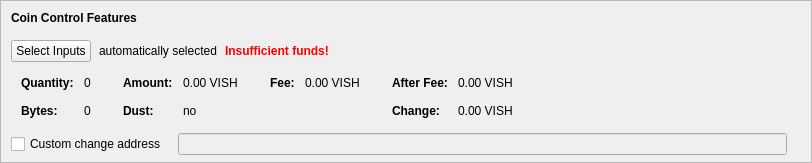
    <widget class="QFrame" name="frameCoinControl">
     <property name="sizePolicy">
      <sizepolicy hsizetype="Expanding" vsizetype="Expanding">
       <horstretch>0</horstretch>
       <verstretch>0</verstretch>
      </sizepolicy>
     </property>
     <property name="maximumSize">
      <size>
       <width>16777215</width>
       <height>16777215</height>
      </size>
     </property>
     <property name="frameShape">
      <enum>QFrame::StyledPanel</enum>
     </property>
     <property name="frameShadow">
      <enum>QFrame::Sunken</enum>
     </property>
     <layout class="QVBoxLayout" name="verticalLayoutCoinControl2">
      <property name="spacing">
       <number>0</number>
      </property>
      <property name="leftMargin">
       <number>0</number>
      </property>
      <property name="topMargin">
       <number>0</number>
      </property>
      <property name="rightMargin">
       <number>0</number>
      </property>
      <property name="bottomMargin">
       <number>6</number>
      </property>
      <item>
       <layout class="QVBoxLayout" name="verticalLayoutCoinControl" stretch="0,0,0,0,1">
        <property name="spacing">
         <number>0</number>
        </property>
        <property name="leftMargin">
         <number>10</number>
        </property>
        <property name="topMargin">
         <number>10</number>
        </property>
        <item>
         <layout class="QHBoxLayout" name="horizontalLayoutCoinControl1">
          <property name="bottomMargin">
           <number>15</number>
          </property>
          <item>
           <widget class="QLabel" name="labelCoinControlFeatures">
            <property name="sizePolicy">
             <sizepolicy hsizetype="Preferred" vsizetype="Maximum">
              <horstretch>0</horstretch>
              <verstretch>0</verstretch>
             </sizepolicy>
            </property>
            <property name="font">
             <font>
              <weight>75</weight>
              <bold>true</bold>
             </font>
            </property>
            <property name="styleSheet">
             <string notr="true">font-weight:bold;</string>
            </property>
            <property name="text">
             <string>Coin Control Features</string>
            </property>
           </widget>
          </item>
         </layout>
        </item>
        <item>
         <layout class="QHBoxLayout" name="horizontalLayoutCoinControl2" stretch="0,0,0,0">
          <property name="spacing">
           <number>8</number>
          </property>
          <property name="bottomMargin">
           <number>10</number>
          </property>
          <item>
           <widget class="QPushButton" name="pushButtonCoinControl">
            <property name="styleSheet">
             <string notr="true"/>
            </property>
            <property name="text">
             <string>Select Inputs</string>
            </property>
            <property name="autoDefault">
             <bool>false</bool>
            </property>
           </widget>
          </item>
          <item>
           <widget class="QLabel" name="labelCoinControlAutomaticallySelected">
            <property name="text">
             <string>automatically selected</string>
            </property>
            <property name="margin">
             <number>5</number>
            </property>
           </widget>
          </item>
          <item>
           <widget class="QLabel" name="labelCoinControlInsuffFunds">
            <property name="font">
             <font>
              <weight>75</weight>
              <bold>true</bold>
             </font>
            </property>
            <property name="styleSheet">
             <string notr="true">color:red;font-weight:bold;</string>
            </property>
            <property name="text">
             <string>Insufficient funds!</string>
            </property>
            <property name="margin">
             <number>5</number>
            </property>
           </widget>
          </item>
          <item>
           <spacer name="horizontalSpacerCoinControl">
            <property name="orientation">
             <enum>Qt::Horizontal</enum>
            </property>
            <property name="sizeHint" stdset="0">
             <size>
              <width>40</width>
              <height>1</height>
             </size>
            </property>
           </spacer>
          </item>
         </layout>
        </item>
        <item>
         <widget class="QWidget" name="widgetCoinControl" native="true">
          <property name="sizePolicy">
           <sizepolicy hsizetype="Preferred" vsizetype="Preferred">
            <horstretch>0</horstretch>
            <verstretch>0</verstretch>
           </sizepolicy>
          </property>
          <property name="minimumSize">
           <size>
            <width>0</width>
            <height>0</height>
           </size>
          </property>
          <property name="styleSheet">
           <string notr="true"/>
          </property>
          <layout class="QHBoxLayout" name="horizontalLayoutCoinControl5">
           <property name="leftMargin">
            <number>0</number>
           </property>
           <property name="topMargin">
            <number>0</number>
           </property>
           <property name="rightMargin">
            <number>0</number>
           </property>
           <property name="bottomMargin">
            <number>0</number>
           </property>
           <item>
            <layout class="QHBoxLayout" name="horizontalLayoutCoinControl3" stretch="0,0,0,1">
             <property name="spacing">
              <number>20</number>
             </property>
             <property name="topMargin">
              <number>0</number>
             </property>
             <property name="bottomMargin">
              <number>10</number>
             </property>
             <item>
              <layout class="QFormLayout" name="formLayoutCoinControl1">
               <property name="horizontalSpacing">
                <number>10</number>
               </property>
               <property name="verticalSpacing">
                <number>14</number>
               </property>
               <property name="leftMargin">
                <number>10</number>
               </property>
               <property name="topMargin">
                <number>4</number>
               </property>
               <property name="rightMargin">
                <number>6</number>
               </property>
               <item row="0" column="0">
                <widget class="QLabel" name="labelCoinControlQuantityText">
                 <property name="font">
                  <font>
                   <weight>75</weight>
                   <bold>true</bold>
                  </font>
                 </property>
                 <property name="text">
                  <string>Quantity:</string>
                 </property>
                 <property name="margin">
                  <number>0</number>
                 </property>
                </widget>
               </item>
               <item row="0" column="1">
                <widget class="QLabel" name="labelCoinControlQuantity">
                 <property name="cursor">
                  <cursorShape>IBeamCursor</cursorShape>
                 </property>
                 <property name="contextMenuPolicy">
                  <enum>Qt::ActionsContextMenu</enum>
                 </property>
                 <property name="text">
                  <string notr="true">0</string>
                 </property>
                 <property name="margin">
                  <number>0</number>
                 </property>
                 <property name="textInteractionFlags">
                  <set>Qt::LinksAccessibleByMouse|Qt::TextSelectableByKeyboard|Qt::TextSelectableByMouse</set>
                 </property>
                </widget>
               </item>
               <item row="1" column="0">
                <widget class="QLabel" name="labelCoinControlBytesText">
                 <property name="font">
                  <font>
                   <weight>75</weight>
                   <bold>true</bold>
                  </font>
                 </property>
                 <property name="text">
                  <string>Bytes:</string>
                 </property>
                </widget>
               </item>
               <item row="1" column="1">
                <widget class="QLabel" name="labelCoinControlBytes">
                 <property name="cursor">
                  <cursorShape>IBeamCursor</cursorShape>
                 </property>
                 <property name="contextMenuPolicy">
                  <enum>Qt::ActionsContextMenu</enum>
                 </property>
                 <property name="text">
                  <string notr="true">0</string>
                 </property>
                 <property name="textInteractionFlags">
                  <set>Qt::LinksAccessibleByMouse|Qt::TextSelectableByKeyboard|Qt::TextSelectableByMouse</set>
                 </property>
                </widget>
               </item>
              </layout>
             </item>
             <item>
              <layout class="QFormLayout" name="formLayoutCoinControl2">
               <property name="horizontalSpacing">
                <number>10</number>
               </property>
               <property name="verticalSpacing">
                <number>14</number>
               </property>
               <property name="leftMargin">
                <number>6</number>
               </property>
               <property name="topMargin">
                <number>4</number>
               </property>
               <property name="rightMargin">
                <number>6</number>
               </property>
               <item row="0" column="0">
                <widget class="QLabel" name="labelCoinControlAmountText">
                 <property name="font">
                  <font>
                   <weight>75</weight>
                   <bold>true</bold>
                  </font>
                 </property>
                 <property name="text">
                  <string>Amount:</string>
                 </property>
                 <property name="margin">
                  <number>0</number>
                 </property>
                </widget>
               </item>
               <item row="0" column="1">
                <widget class="QLabel" name="labelCoinControlAmount">
                 <property name="cursor">
                  <cursorShape>IBeamCursor</cursorShape>
                 </property>
                 <property name="contextMenuPolicy">
                  <enum>Qt::ActionsContextMenu</enum>
                 </property>
                 <property name="text">
                  <string notr="true">0.00 VISH</string>
                 </property>
                 <property name="textInteractionFlags">
                  <set>Qt::LinksAccessibleByMouse|Qt::TextSelectableByKeyboard|Qt::TextSelectableByMouse</set>
                 </property>
                </widget>
               </item>
               <item row="1" column="0">
                <widget class="QLabel" name="labelCoinControlLowOutputText">
                 <property name="font">
                  <font>
                   <weight>75</weight>
                   <bold>true</bold>
                  </font>
                 </property>
                 <property name="text">
                  <string>Dust:</string>
                 </property>
                </widget>
               </item>
               <item row="1" column="1">
                <widget class="QLabel" name="labelCoinControlLowOutput">
                 <property name="cursor">
                  <cursorShape>IBeamCursor</cursorShape>
                 </property>
                 <property name="contextMenuPolicy">
                  <enum>Qt::ActionsContextMenu</enum>
                 </property>
                 <property name="text">
                  <string notr="true">no</string>
                 </property>
                 <property name="textInteractionFlags">
                  <set>Qt::LinksAccessibleByMouse|Qt::TextSelectableByKeyboard|Qt::TextSelectableByMouse</set>
                 </property>
                </widget>
               </item>
              </layout>
             </item>
             <item>
              <layout class="QFormLayout" name="formLayoutCoinControl3">
               <property name="horizontalSpacing">
                <number>10</number>
               </property>
               <property name="verticalSpacing">
                <number>14</number>
               </property>
               <property name="leftMargin">
                <number>6</number>
               </property>
               <property name="topMargin">
                <number>4</number>
               </property>
               <property name="rightMargin">
                <number>6</number>
               </property>
               <item row="0" column="0">
                <widget class="QLabel" name="labelCoinControlFeeText">
                 <property name="font">
                  <font>
                   <weight>75</weight>
                   <bold>true</bold>
                  </font>
                 </property>
                 <property name="text">
                  <string>Fee:</string>
                 </property>
                 <property name="margin">
                  <number>0</number>
                 </property>
                </widget>
               </item>
               <item row="0" column="1">
                <widget class="QLabel" name="labelCoinControlFee">
                 <property name="cursor">
                  <cursorShape>IBeamCursor</cursorShape>
                 </property>
                 <property name="contextMenuPolicy">
                  <enum>Qt::ActionsContextMenu</enum>
                 </property>
                 <property name="text">
                  <string notr="true">0.00 VISH</string>
                 </property>
                 <property name="textInteractionFlags">
                  <set>Qt::LinksAccessibleByMouse|Qt::TextSelectableByKeyboard|Qt::TextSelectableByMouse</set>
                 </property>
                </widget>
               </item>
             </layout>
             </item>
             <item>
              <layout class="QFormLayout" name="formLayoutCoinControl4">
               <property name="horizontalSpacing">
                <number>10</number>
               </property>
               <property name="verticalSpacing">
                <number>14</number>
               </property>
               <property name="leftMargin">
                <number>6</number>
               </property>
               <property name="topMargin">
                <number>4</number>
               </property>
               <property name="rightMargin">
                <number>6</number>
               </property>
               <item row="0" column="0">
                <widget class="QLabel" name="labelCoinControlAfterFeeText">
                 <property name="font">
                  <font>
                   <weight>75</weight>
                   <bold>true</bold>
                  </font>
                 </property>
                 <property name="text">
                  <string>After Fee:</string>
                 </property>
                 <property name="margin">
                  <number>0</number>
                 </property>
                </widget>
               </item>
               <item row="0" column="1">
                <widget class="QLabel" name="labelCoinControlAfterFee">
                 <property name="cursor">
                  <cursorShape>IBeamCursor</cursorShape>
                 </property>
                 <property name="contextMenuPolicy">
                  <enum>Qt::ActionsContextMenu</enum>
                 </property>
                 <property name="text">
                  <string notr="true">0.00 VISH</string>
                 </property>
                 <property name="textInteractionFlags">
                  <set>Qt::LinksAccessibleByMouse|Qt::TextSelectableByKeyboard|Qt::TextSelectableByMouse</set>
                 </property>
                </widget>
               </item>
               <item row="1" column="0">
                <widget class="QLabel" name="labelCoinControlChangeText">
                 <property name="font">
                  <font>
                   <weight>75</weight>
                   <bold>true</bold>
                  </font>
                 </property>
                 <property name="text">
                  <string>Change:</string>
                 </property>
                </widget>
               </item>
               <item row="1" column="1">
                <widget class="QLabel" name="labelCoinControlChange">
                 <property name="cursor">
                  <cursorShape>IBeamCursor</cursorShape>
                 </property>
                 <property name="contextMenuPolicy">
                  <enum>Qt::ActionsContextMenu</enum>
                 </property>
                 <property name="text">
                  <string notr="true">0.00 VISH</string>
                 </property>
                 <property name="textInteractionFlags">
                  <set>Qt::LinksAccessibleByMouse|Qt::TextSelectableByKeyboard|Qt::TextSelectableByMouse</set>
                 </property>
                </widget>
               </item>
              </layout>
             </item>
            </layout>
           </item>
          </layout>
         </widget>
        </item>
        <item>
         <layout class="QHBoxLayout" name="horizontalLayoutCoinControl4" stretch="0,0,0">
          <property name="spacing">
           <number>12</number>
          </property>
          <property name="sizeConstraint">
           <enum>QLayout::SetDefaultConstraint</enum>
          </property>
          <property name="topMargin">
           <number>5</number>
          </property>
          <property name="rightMargin">
           <number>5</number>
          </property>
          <item>
           <widget class="QCheckBox" name="checkBoxCoinControlChange">
            <property name="toolTip">
             <string>If this is activated, but the change address is empty or invalid, change will be sent to a newly generated address.</string>
            </property>
            <property name="text">
             <string>Custom change address</string>
            </property>
           </widget>
          </item>
          <item>
           <widget class="QValidatedLineEdit" name="lineEditCoinControlChange">
            <property name="enabled">
             <bool>false</bool>
            </property>
            <property name="sizePolicy">
             <sizepolicy hsizetype="Expanding" vsizetype="Fixed">
              <horstretch>0</horstretch>
              <verstretch>0</verstretch>
             </sizepolicy>
            </property>
           </widget>
          </item>
          <item>
           <widget class="QLabel" name="labelCoinControlChangeLabel">
            <property name="sizePolicy">
             <sizepolicy hsizetype="Preferred" vsizetype="Expanding">
              <horstretch>0</horstretch>
              <verstretch>0</verstretch>
             </sizepolicy>
            </property>
            <property name="minimumSize">
             <size>
              <width>0</width>
              <height>0</height>
             </size>
            </property>
            <property name="text">
             <string/>
            </property>
            <property name="margin">
             <number>3</number>
            </property>
           </widget>
          </item>
         </layout>
        </item>
        <item>
         <spacer name="verticalSpacerCoinControl">
          <property name="orientation">
           <enum>Qt::Vertical</enum>
          </property>
          <property name="sizeHint" stdset="0">
           <size>
            <width>800</width>
            <height>1</height>
           </size>
          </property>
         </spacer>
        </item>
       </layout>
      </item>
     </layout>
    </widget>
